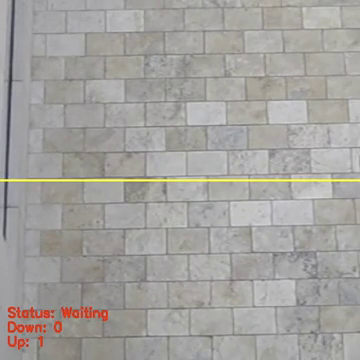
#> input picture frame 207 of test_singleperson.mp4, 360 x 360 px, given in place of test2.mp4, which was not available
$ python final_count.py   (older library calls are emulated)
#> lines starting #> are read from the running program, lines starting #| are printed output that depends on the picture; pictures that were not available may be replaced by others from this repository, and a replacement may not be noted
############################################
## Import OpenCV
import numpy as np
import cv2

kernel = cv2.getStructuringElement(cv2.MORPH_ELLIPSE, (3,3))
cap  =  cv2.VideoCapture("test2.mp4")
i    =  1
cin  =  0
cout =  0
pre  =  0
prei =  800
fourcc = cv2.VideoWriter_fourcc(*'XVID')
out = cv2.VideoWriter('Video_output.mp4',fourcc,2, (680,720),1)
############################################

############################################
## Video Loop
while(1):
    ## Read the image
    ret, img = cap.read()
#> img is the input picture: shape (360, 360, 3); mean B, G, R 158, 161.2, 163.7
    ## Do the processing
    if ret:
        img=img[80:,100:]
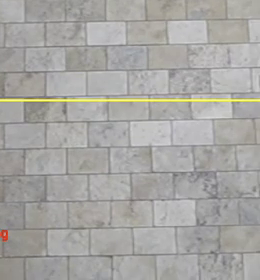
#> img: shape (280, 260, 3); mean B, G, R 162.8, 166, 167.2
        height, width, channels = img.shape
#> height = 280; width = 260; channels = 3
        img = cv2.medianBlur(img,5)
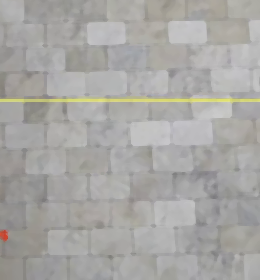
#> img: shape (280, 260, 3); mean B, G, R 163.8, 166.8, 168

        dilation = cv2.dilate(img, kernel, iterations = 4)
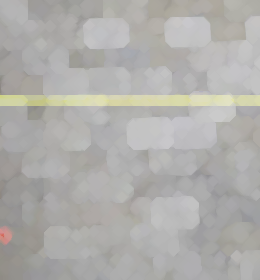
#> dilation: shape (280, 260, 3); mean B, G, R 171.5, 174.5, 175.6
        img = cv2.erode(dilation, kernel, iterations = 6)
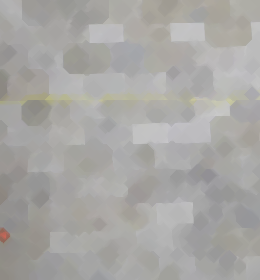
#> img: shape (280, 260, 3); mean B, G, R 164.2, 166.8, 168.1

        hsv=cv2.cvtColor(img, cv2.COLOR_BGR2HSV)
#> hsv: shape (280, 260, 3); mean H, S, V 36.8, 6.9, 168.4

        lower = np.array([0,0,27])
        upper= np.array([200,255,255])
        mask=cv2.inRange(hsv,lower,upper)
#> mask: shape (280, 260); every value is 255

        def iscrossin(prei,cur):
            if(prei<width/2 and cur>width/2):
                return 1
            else:
                return 0
        def iscrossout(pre,cur):
            if(prei>width/2 and cur<width/2):
                return 1
            else:
                return 0
        ret,mask = cv2.threshold(mask,127,255,cv2.THRESH_BINARY)
        _,contours, hierarchy = cv2.findContours(mask.copy(),cv2.RETR_TREE,cv2.CHAIN_APPROX_SIMPLE)
#> contours = [[[0, 0], [0, 279], [259, 279], [259, 0]]]
        n=len(contours)
#> n = 1
        cnt=0
        m=0
        img = cv2.line(img, (width/2,0), (width/2,600), (0,0,255),4)
        for i in range(1,n):
                area=cv2.contourArea(contours[i])
                # print area
                if(area>10000 and area<25000):
                    m=area
                    # print m
                    cnt=i

                    M=cv2.moments(contours[cnt])
                    cx=int(M['m10']/M['m00'])
                    cy=int(M['m01']/M['m00'])

                    x,y,w,h = cv2.boundingRect(contours[cnt])
                    cv2.rectangle(img,(x,y),(x+w,y+h),(0,255,0),2)
                    cur=cx
                    if(iscrossin(prei,cur)):
                        if(abs(prei-cur)<60):
                            cout+=1
                    elif(iscrossout(pre,cur)):
                        if(abs(pre-cur)<60):
                            cin+=1
                        else:
                            a=0
                    pre=cur
                    prei=cur
#> after the loop, cin = 0; cout = 0
        ## Show the image
        IN="IN: "+str(cin)
#> IN = 'IN: 0'
        OUT="OUT: "+str(cout)
#> OUT = 'OUT: 0'
        cv2.putText(img,IN, (10, 50),cv2.FONT_HERSHEY_SIMPLEX, 0.8, (0, 255, 0), 2)
        cv2.putText(img,OUT, (10,100),cv2.FONT_HERSHEY_SIMPLEX, 0.8, (0, 255, 0), 2)
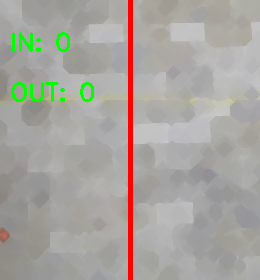
#> img: shape (280, 260, 3); mean B, G, R 159, 164.7, 167.6
        cv2.imshow('image',img)
        out.write(img)
        ## End the video loop
        cv2.waitKey(1)
    else:
        break

## Close and exit
cap.release()
cv2.destroyAllWindows()

$ run again, starting later in the video
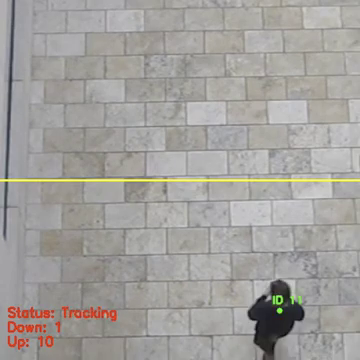
#> input picture frame 1656 of test_singleperson.mp4, 360 x 360 px, given in place of test2.mp4, which was not available
#> img is the input picture: shape (360, 360, 3); mean B, G, R 156.6, 160, 162.5
#> `img = cv2.erode(dilation, kernel, iterations = 6)`:
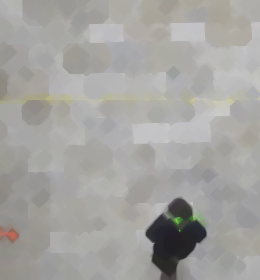
#> img: shape (280, 260, 3); mean B, G, R 160.3, 163.1, 164.3
#> hsv: shape (280, 260, 3); mean H, S, V 38.2, 8.5, 164.8
#> mask: shape (280, 260); every value is 255
#> contours = [[[0, 0], [0, 279], [259, 279], [259, 0]]]
#> n = 1
#> after the loop `for i in range(1,n):`: cin = 0
#> IN = 'IN: 0'
#> OUT = 'OUT: 0'
#> `cv2.putText(img,OUT, (10,100),cv2.FONT_HERSHEY_SIMPLEX, 0.8, (0, 255, ..`:
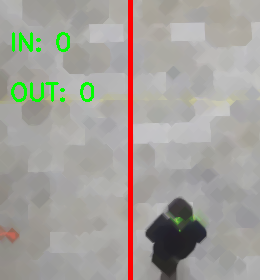
#> img: shape (280, 260, 3); mean B, G, R 155, 160.9, 163.8
